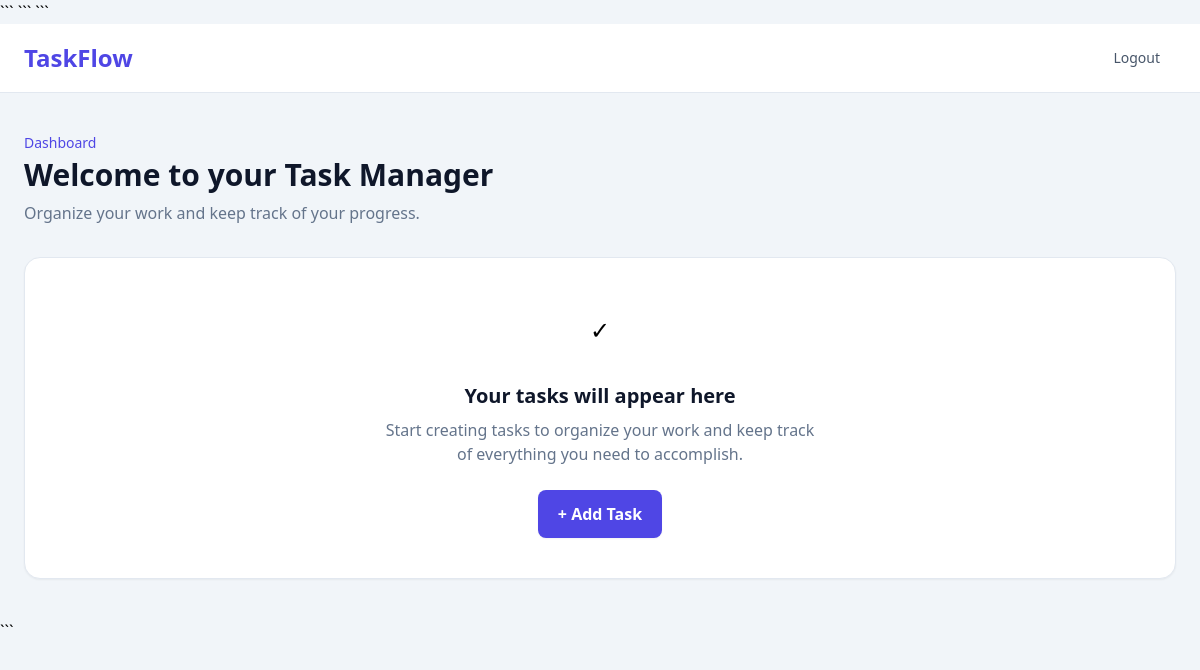
Page /dashboard/ (signed in) on the earlier database version.
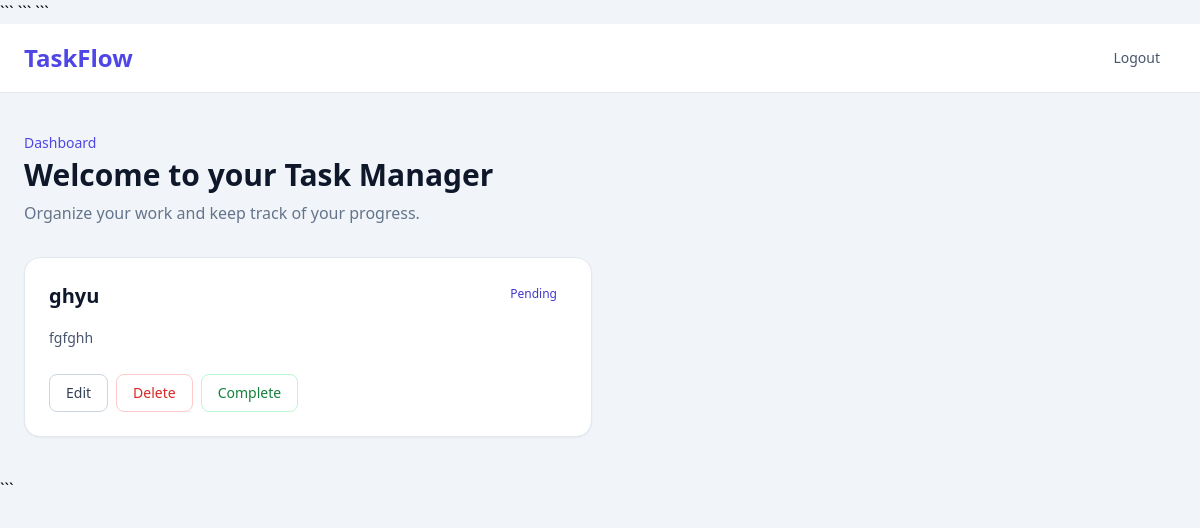
Same page on the later database version.
### tasks/models.py (models this page shows, shortened)
class Task(models.Model):
    STATUS_CHOICES = [
        ("pending", "Pending"),
        ("completed", "Completed"),
    ]
    user = models.ForeignKey(
        User,
        on_delete=models.CASCADE,
        related_name="tasks"
    )
    title = models.CharField(max_length=200)
    description = models.TextField(blank=True)
    status = models.CharField(
        max_length=20,
        choices=STATUS_CHOICES,
        default="pending"
    )
    created_at = models.DateTimeField(auto_now_add=True)

### tasks/views.py (the view)
# urls.py: path("dashboard/", views.dashboard, name="dashboard"),
@login_required
def dashboard(request):
    tasks = Task.objects.filter(user=request.user).order_by("-created_at")
    return render(request, "tasks/dashboard.html", {"tasks": tasks})

### tasks/templates/tasks/dashboard.html (shortened to what the changed rows need)
<!DOCTYPE html>
<html lang="en">
<head>
<script src="https://cdn.tailwindcss.com"></script>
</head>
<body class="min-h-screen bg-slate-100">
<main class="mx-auto max-w-7xl px-6 py-10">
    <section class="mb-8">
        <h1 class="mt-1 text-3xl font-bold text-slate-900">
            Welcome to your Task Manager
        </h1>
    </section>
    {% if tasks %}
    <section class="grid gap-4 md:grid-cols-2 xl:grid-cols-3">
        {% for task in tasks %}
            <article class="rounded-2xl border border-slate-200 bg-white p-6 shadow-sm">
                <div class="mb-4 flex items-start justify-between gap-3">
                    <h2 class="text-xl font-semibold text-slate-900">{{ task.title }}</h2>
                    <span class="inline-flex rounded-full bg-brand-50 px-2.5 py-1 text-xs font-medium text-brand-700">
                        {{ task.status|title }}
                    </span>
                </div>
                <p class="text-sm leading-6 text-slate-600">
                    {{ task.description|default:"No description provided." }}
                </p>
                <div class="mt-6 flex items-center gap-2">
                    <a
                        href="{% url 'edit_task' task.id %}"
                        class="rounded-lg border border-slate-300 px-4 py-2 text-sm font-medium text-slate-700 transition hover:bg-slate-50 focus:outline-none focus:ring-2 focus:ring-brand-500 focus:ring-offset-2"
                    >
                        Edit
                    </a>
                    <form method="POST" action="{% url 'delete_task' task.id %}">
                        <button
                            type="submit"
                            class="rounded-lg border border-red-200 px-4 py-2 text-sm font-medium text-red-600 transition hover:bg-red-50 focus:outline-none focus:ring-2 focus:ring-red-500 focus:ring-offset-2"
                        >
                            Delete
                        </button>
                    </form>
                    {% if task.status != "completed" %}
    <form
        method="POST"
        action="{% url 'complete_task' task.id %}"
    >
        <button
            type="submit"
            class="rounded-lg border border-green-200 px-4 py-2 text-sm font-medium text-green-700 transition hover:bg-green-50 focus:outline-none focus:ring-2 focus:ring-green-500 focus:ring-offset-2"
        >
            Complete
        </button>
    </form>
{% endif %}
                </div>
            </article>
        {% endfor %}
    </section>
{% else %}
    <section
        class="rounded-2xl border border-slate-200 bg-white p-10 text-center shadow-sm"
        aria-labelledby="empty-task-heading"
    >
        <div
            class="mx-auto flex h-16 w-16 items-center justify-center rounded-full bg-brand-50 text-2xl"
            aria-hidden="true"
        >
            ✓
        </div>
        <h2
            id="empty-task-heading"
            class="mt-5 text-xl font-semibold text-slate-900"
        >
            Your tasks will appear here
        </h2>
        <p class="mx-auto mt-2 max-w-md text-slate-500">
            Start creating tasks to organize your work and keep track
            of everything you need to accomplish.
        </p>
        <a
            href="{% url 'create_task' %}"
            class="mt-6 inline-flex rounded-lg bg-brand-600 px-5 py-3 font-semibold text-white shadow-sm transition hover:bg-brand-700 focus:outline-none focus:ring-2 focus:ring-brand-500 focus:ring-offset-2"
        >
            + Add Task
        </a>
    </section>
{% endif %}
</main>
</body>
</html>

Differences in the rows shown:
added Task: title "ghyu", status "Pending", description "fgfghh", shows "Complete"
Other differences:
text no longer shown: "✓ Your tasks will appear here Start creating tasks to organize your work and keep track of everything you need to accomplish. + Add Task"
